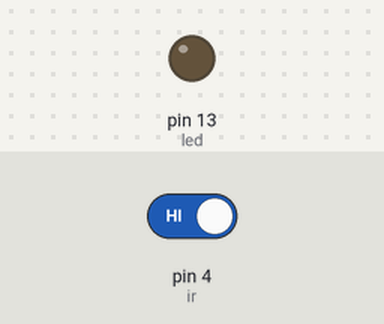
Bench run of a sketch on a simulated Arduino Uno, built with avr-gcc and run on an emulated ATmega328P. On the bench: output pins drawn as LEDs (lit = HIGH). The test bench sets the inputs (shaded band); at power-on: pin 4 (ir) HIGH.

Above: at 1.2 s.
1.3 s: pin 4 (ir) driven LOW
At 1.8 s:
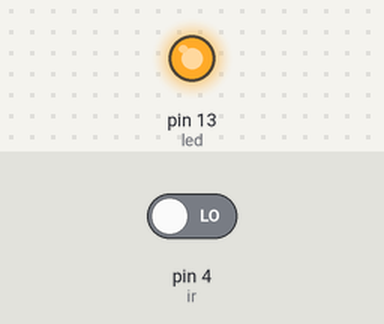
2.8 s: pin 4 (ir) driven HIGH
At 4.1 s:
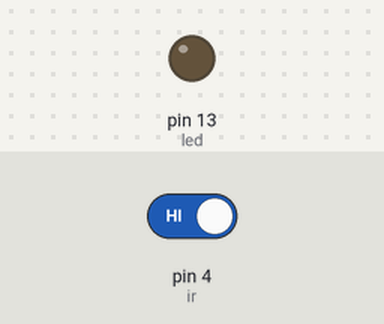
Timing chart, 0 to 5.8 s (numbered marks = the images above; inputs shaded):
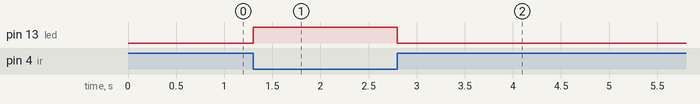

The sketch:

ir.ino
```cpp
int led=13;
int ir=4;

void setup(){
  pinMode(led,OUTPUT);
  pinMode(ir,INPUT);
}
void loop(){
  int A = digitalRead(ir);
  if(A==0){
    digitalWrite(led,HIGH);
  }
  else{
    digitalWrite(led,LOW);
  }
}
```

Measured:
- after the input at 1.3 s, pin 13 (led): LOW → HIGH at once
- after the input at 2.8 s, pin 13 (led): HIGH → LOW at once
